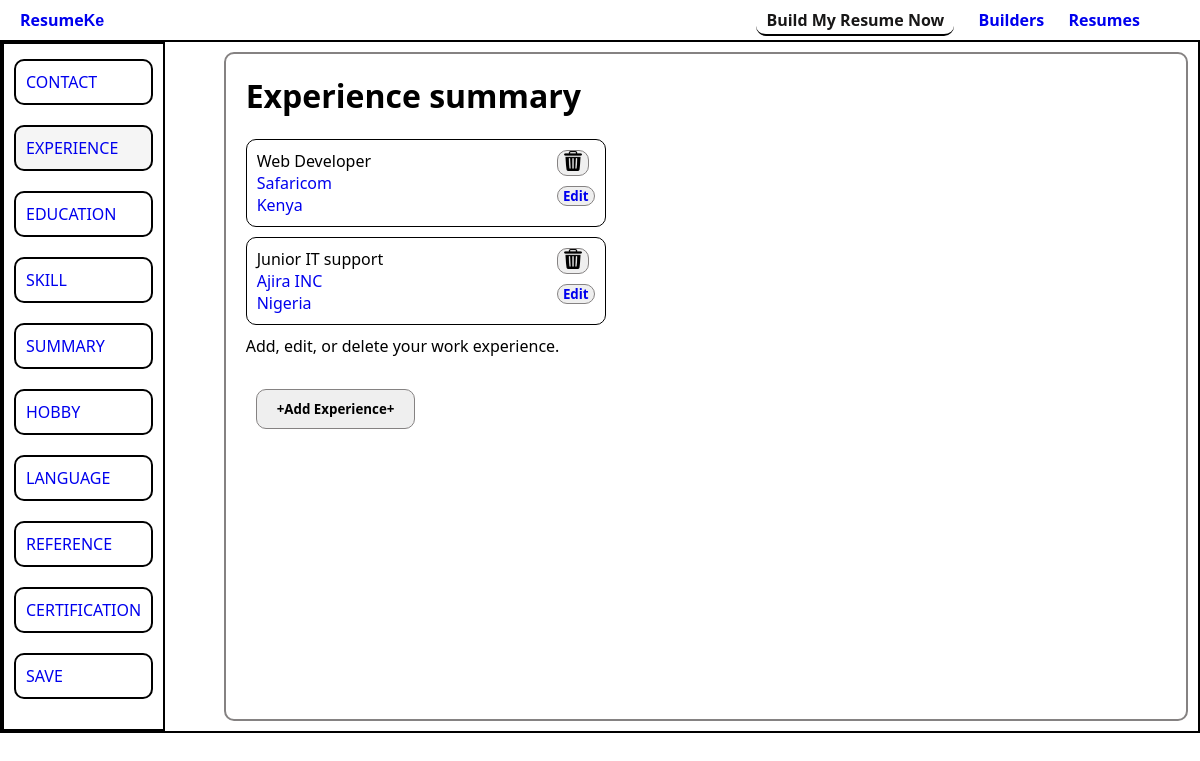
The page /client/experience/ (signed in) on the database its author committed.
### client/models.py (models this page shows, shortened)
class Experience(models.Model):
    client = models.ForeignKey(Client, on_delete=models.CASCADE)
    job_title = models.CharField(max_length=100, default='')
    company = models.CharField(max_length=100, default='')
    country = models.CharField(max_length=15, default='')
    state = models.CharField(max_length=100, null=True, blank=True)
    city = models.CharField(max_length=100, default='')
    start_month = models.CharField(max_length=100, null=True, blank=True)
    start_year = models.CharField(max_length=100, null=True, blank=True)
    end_month = models.CharField(max_length=100, null=True, blank=True)
    end_year = models.CharField(max_length=100, null=True, blank=True)
    description = models.TextField(null=True, blank=True)

### client/views.py (the view)
# urls.py: path('experience/', experience, name="client_experience_page"),
@login_required
def experience(request):
    client = get_object_or_404(Client, user=request.user)
    experiences = Experience.objects.filter(client=client)
    if request.method == 'POST':
        experience_form = ExperienceForm(request.POST)
        if experience_form.is_valid():
            experience = experience_form.save(commit=False)
            experience.client = client
            experience.save()
            return redirect("client:client_experience_page")
    else:
        experience_form = ExperienceForm()
    return render(request, "experience/index.html", {
        "experiences":experiences,
        "experience_form":experience_form,
        "active_page": "experience",
    })

### client/templates/experience/index.html (shortened to what this page needs)
{% extends "base.html" %}
{% block head %}
    {% load static %}
    <link rel="stylesheet" href="{% static 'css/builder/input.css' %}">
{% endblock head %}
{% block body %}
<div class="input-page">
    {% include "left-navbar.html" with active_page="experience" %}
    <div class="experience-section right-side">
        <h1>Experience summary</h1>
        <br>
        {% for experience in experiences %}
            <div id="experiences">
                <a href="{% url 'client:edit_experience' experience.pk %}">
                    <p>{{experience.job_title}}</p>
                    <p>{{experience.company}}</p>
                    <p>{{experience.country}}</p>
                </a>
                <form method="post" action="{% url 'client:delete_experience' experience.pk %}" class="del-btn">
                    <button type="submit"><img src="{% static 'assets/bin.png' %}" alt="delete-icon"/></button>
                    <button><a href="{% url 'client:edit_experience' experience.pk %}">Edit</a></button>
                </form>
            </div>
        {% endfor %}
        <p>Add, edit, or delete your work experience.</p>
        <br>
        <button class="add-experience-btn">+Add Experience+</button>
    </div>
</div>
{% endblock body %}

### static/css/builder/base.css (style rules this page uses)
* { margin: 0; padding: 0; box-sizing: border-box; font-family: 'Segoe UI', Tahoma, Geneva, Verdana, sans-serif; }
#app { background-color: FFFDFA; }

### static/css/builder/input.css (style rules this page uses)
.input-page { border: 2px solid #000000; display: flex; justify-content: space-between; }
.input-page .right-side { border: 2px solid rgb(133, 130, 130); flex: .95; padding: 20px; margin: 10px; border-radius: 10px; }
.cancel-btn, button { padding: 10px 20px; border-radius: 10px; outline: none; border: 1px solid rgb(133, 130, 130); font-weight: 700; margin: 10px; }
#experiences { border: 1px solid black; width: 30vw; margin-bottom: 10px; padding: 10px; border-radius: 10px; position: relative; }
#experiences a { text-decoration: none; }
#experiences a p:first-child { color: black; font-weight: 500; }
.del-btn { width: fit-content; position: absolute; top: 0; right: 0; }
.del-btn button img { height: 20px; }
.del-btn button { padding: 0 5px; display: block; }

### rows shown on the page
Experience: job_title "Web Developer", company "Safaricom", country "Kenya"
Experience: job_title "Junior IT support", company "Ajira INC", country "Nigeria"
